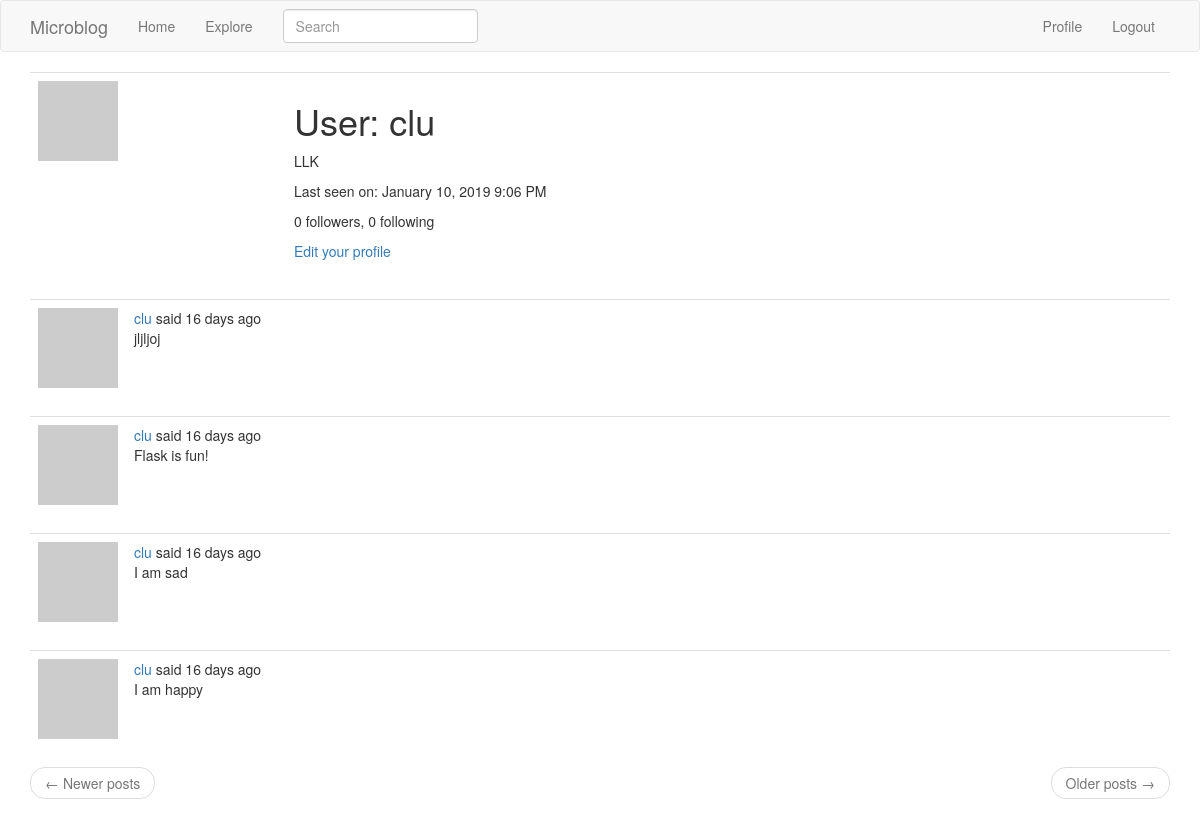
Page /user/clu (signed in) on the earlier database version.
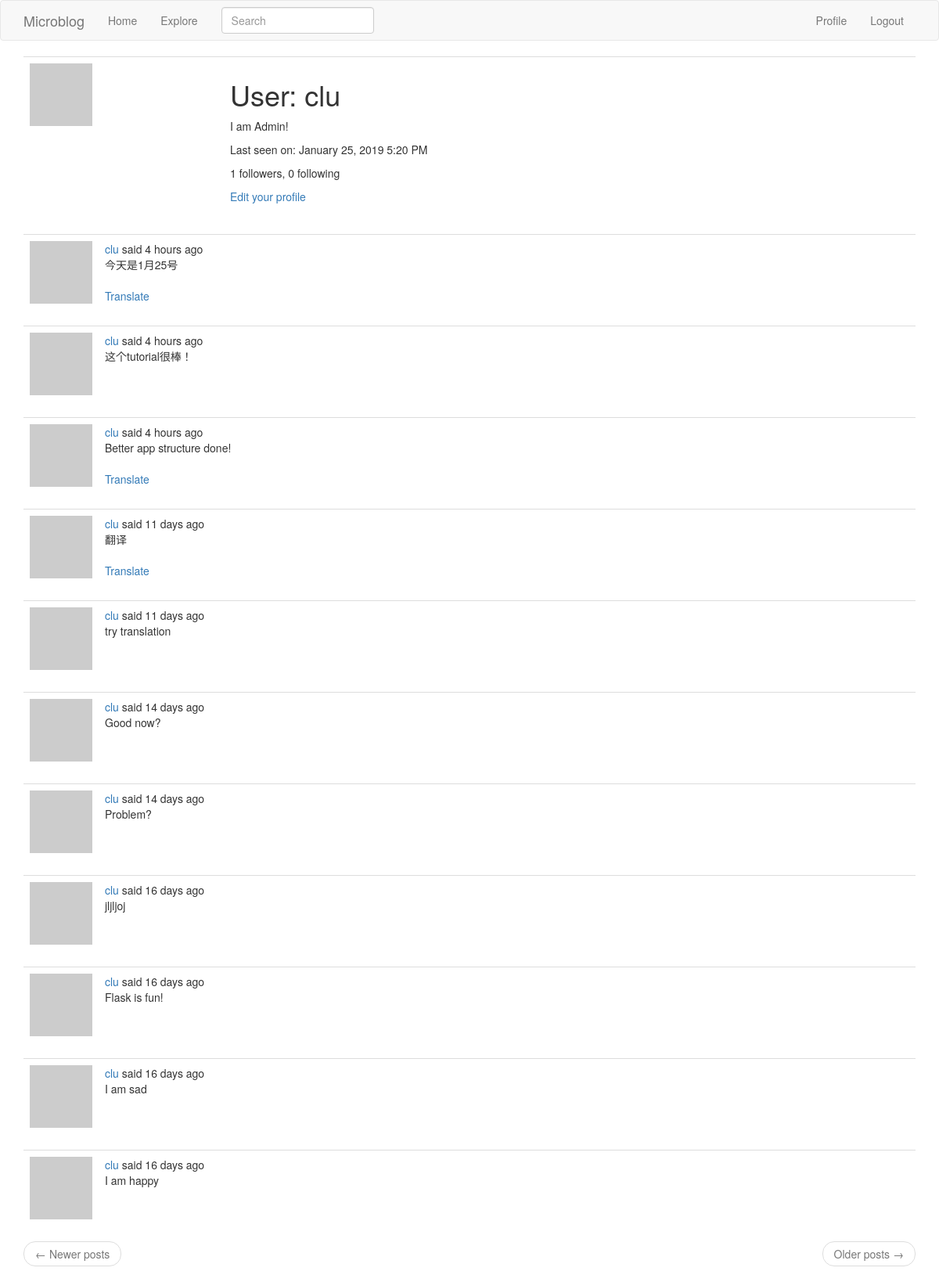
Same page on the later database version.
### blogApp/models.py (models this page shows, shortened)
class User(UserMixin, db.Model):
  id = db.Column(db.Integer, primary_key = True)
  username = db.Column(db.String(64), index = True, unique = True)
  email = db.Column(db.String(120), index = True, unique = True)
  password_hash = db.Column(db.String(128))
  about_me = db.Column(db.String(140))
  last_seen = db.Column(db.DateTime, default=datetime.utcnow)
  '''
  For a one-to-many relationship, a db.relationship field is normally defined on the "one" side, and is used as a convenient way to get access to the "many".
  The backref argument defines the name of a field that will be added to the objects of the "many" class that points back at the "one" object.
  '''
  posts = db.relationship('Post', backref='author', lazy='dynamic')
  '''
  The __repr__ method tells Python how to print objects of this class, which is going to be useful for debugging.
  '''
  def __repr__(self):
    return '<User {}>'.format(self.username)
  def avatar(self, size):
    digest = md5(self.email.lower().encode('utf-8')).hexdigest()
    return 'https://www.gravatar.com/avatar/{}?d=identicon&s={}'.format(digest, size)
  '''
  many to many relationship
  '''
  followed = db.relationship(
    'User', secondary=followers,
    primaryjoin=(followers.c.follower_id == id),
    secondaryjoin=(followers.c.followed_id == id),
    backref=db.backref('followers', lazy='dynamic'), lazy='dynamic')

class SearchableMixin(object):
  '''
  The method is to see what objects are going to be added, modified, deleted, available as session.new, session.dirty, session.deleted.
  These objects are not going to be available anymore after the session is committed, so I need to save them before the commit takes place.
  I'm using a session._changes dictionary to write these objects in a place that is going to survive the session commit, because as soon as the session is committed I will be using them to update the Elasticsearch index.
 '''
  @classmethod
  def before_commit(cls, session):
    session._changes = {
      'add': list(session.new),
      'update': list(session.dirty),
      'delete':list(session.deleted)
    }
  @classmethod
  def after_commit(cls, session):
    for obj in session._changes['add']:
      if isinstance(obj, SearchableMixin):
        add_to_index(obj.__tablename__, obj)
    for obj in session._changes['update']:
      if isinstance(obj, SearchableMixin):
        add_to_index(obj.__tablename__, obj)
    for obj in session._changes['delete']:
      if isinstance(obj, SearchableMixin):
        remove_from_index(obj.__tablename__, obj)
    session._changes = None
  '''
  The method is to refresh an index with all the data from the relational side.
  '''

class Post(SearchableMixin, db.Model):
    __searchable__ = ['body']
    id = db.Column(db.Integer, primary_key=True)
    body = db.Column(db.String(140))
    timestamp = db.Column(db.DateTime, index=True, default=datetime.utcnow) # timestamp index post so can retrieve them in  chronological order.
    user_id = db.Column(db.Integer, db.ForeignKey('user.id'))
    language = db.Column(db.String(5))

### blogApp/main/routes.py (the view)
@bp.route('/user/<username>')
@login_required
def user(username):
  user = User.query.filter_by(username=username).first_or_404()
  page = request.args.get('page', 1, type=int)
  posts = user.posts.order_by(Post.timestamp.desc()).paginate(
      page, current_app.config['POSTS_PER_PAGE'], False)
  next_url = url_for('main.user', username=user.username, page=posts.next_num) \
      if posts.has_next else None
  prev_url = url_for('main.user', username=user.username, page=posts.prev_num) \
      if posts.has_prev else None
  return render_template('user.html', user=user, posts=posts.items,
                         next_url=next_url, prev_url=prev_url)

### blogApp/main/forms.py
class SearchForm(FlaskForm):
  q = StringField(_l('Search'), validators = [DataRequired()])
  def __init__(self, *args, **kwargs):
    if 'formdata' not in kwargs:
      kwargs['formdata'] = request.args
    if 'csrf_enabled' not in kwargs:
      kwargs['csrf_enabled'] = False #For clickable search links to work, CSRF needs to be disabled
    super(SearchForm, self).__init__(*args, **kwargs)

### blogApp/main/routes.py (called while the page is built)
@bp.before_app_request
def before_request():
  if current_user.is_authenticated:
    current_user.last_seen = datetime.utcnow()
    db.session.commit()
    g.search_form = SearchForm()
  g.locale = str(get_locale())

### blogApp/models.py (called while the page is built)
@login.user_loader
def load_user(id):
    return User.query.get(int(id))

### blogApp/templates/user.html
{% extends "base.html" %}
{% block app_content %}
    <table class="table table-hover">
        <tr>
            <td width="256px"><img src="{{ user.avatar(256) }}"></td>
            <td>
                <h1>{{ _('User') }}: {{ user.username }}</h1>
                {% if user.about_me %}<p>{{ user.about_me }}</p>{% endif %}
                {% if user.last_seen %}
                <p>{{ _('Last seen on') }}: {{ moment(user.last_seen).format('LLL') }}</p>
                {% endif %}
                <p>{{ _('%(count)d followers', count=user.followers.count()) }}, {{ _('%(count)d following', count=user.followed.count()) }}</p>
                {% if user == current_user %}
                <p><a href="{{ url_for('main.edit_profile') }}">{{ _('Edit your profile') }}</a></p>
                {% elif not current_user.is_following(user) %}
                <p><a href="{{ url_for('main.follow', username=user.username) }}">{{ _('Follow') }}</a></p>
                {% else %}
                <p><a href="{{ url_for('main.unfollow', username=user.username) }}">{{ _('Unfollow') }}</a></p>
                {% endif %}
            </td>
        </tr>
    </table>
    {% for post in posts %}
        {% include '_post.html' %}
    {% endfor %}
    <nav aria-label="...">
        <ul class="pager">
            <li class="previous{% if not prev_url %} disabled{% endif %}">
                <a href="{{ prev_url or '#' }}">
                    <span aria-hidden="true">&larr;</span> {{ _('Newer posts') }}
                </a>
            </li>
            <li class="next{% if not next_url %} disabled{% endif %}">
                <a href="{{ next_url or '#' }}">
                    {{ _('Older posts') }} <span aria-hidden="true">&rarr;</span>
                </a>
            </li>
        </ul>
    </nav>
{% endblock %}

### blogApp/templates/base.html (shortened to what this page needs)
{% extends 'bootstrap/base.html' %}
{% block navbar %}
    <nav class="navbar navbar-default">
        <div class="container">
            <div class="navbar-header">
                <a class="navbar-brand" href="{{ url_for('main.index') }}">Microblog</a>
            </div>
            <div class="collapse navbar-collapse" id="bs-example-navbar-collapse-1">
                <ul class="nav navbar-nav">
                    <li><a href="{{ url_for('main.index') }}">{{ _('Home') }}</a></li>
                    <li><a href="{{ url_for('main.explore') }}">{{ _('Explore') }}</a></li>
                </ul>
                {% if g.search_form %}
                <form class="navbar-form navbar-left" method="get"
                        action="{{ url_for('main.search') }}">
                    <div class="form-group">
                        {{ g.search_form.q(size=20, class='form-control',
                            placeholder=g.search_form.q.label.text) }}
                    </div>
                </form>
                {% endif %}
                <ul class="nav navbar-nav navbar-right">
                    {% if current_user.is_anonymous %}
                    <li><a href="{{ url_for('auth.login') }}">{{ _('Login') }}</a></li>
                    {% else %}
                    <li><a href="{{ url_for('main.user', username=current_user.username) }}">{{ _('Profile') }}</a></li>
                    <li><a href="{{ url_for('auth.logout') }}">{{ _('Logout') }}</a></li>
                    {% endif %}
                </ul>
            </div>
        </div>
    </nav>
{% endblock %}
{% block content %}
    <div class="container">
        {% block app_content %}{% endblock %}
    </div>
{% endblock %}

### blogApp/templates/_post.html (shortened to what this page needs)
    <table class="table table-hover">
        <tr>
            <td width="70px">
                <a href="{{ url_for('main.user', username=post.author.username) }}">
                    <img src="{{ post.author.avatar(70) }}" />
                </a>
            </td>
            <td>
                {{ _('%(username)s said %(when)s',
                    username=user_link, when=moment(post.timestamp).fromNow()) }}
                <br>
                <span id="post{{ post.id }}">{{ post.body }}</span>
                {% if post.language and post.language != g.locale %}
                <br><br>
                <span id="translation{{ post.id }}">
                    <a href="javascript:translate(
                                '#post{{ post.id }}',
                                '#translation{{ post.id }}',
                                '{{ post.language }}',
                                '{{ g.locale }}');">{{ _('Translate') }}</a>
                </span>
                {% endif %}
            </td>
        </tr>
    </table>

Differences in the rows shown:
changed User "clu": about_me "LLK" → "I am Admin!"; last_seen "January 10, 2019 9:06 PM" → "January 25, 2019 5:20 PM"
added Post: body "今天是1月25号"
added Post: body "这个tutorial很棒！"
added Post: body "Better app structure done!"
added Post: body "翻译"
added Post: body "try translation"
added Post: body "Good now?"
added Post: body "Problem?"
Other differences:
text no longer shown: "0 followers"
text now shown: "1 followers"
